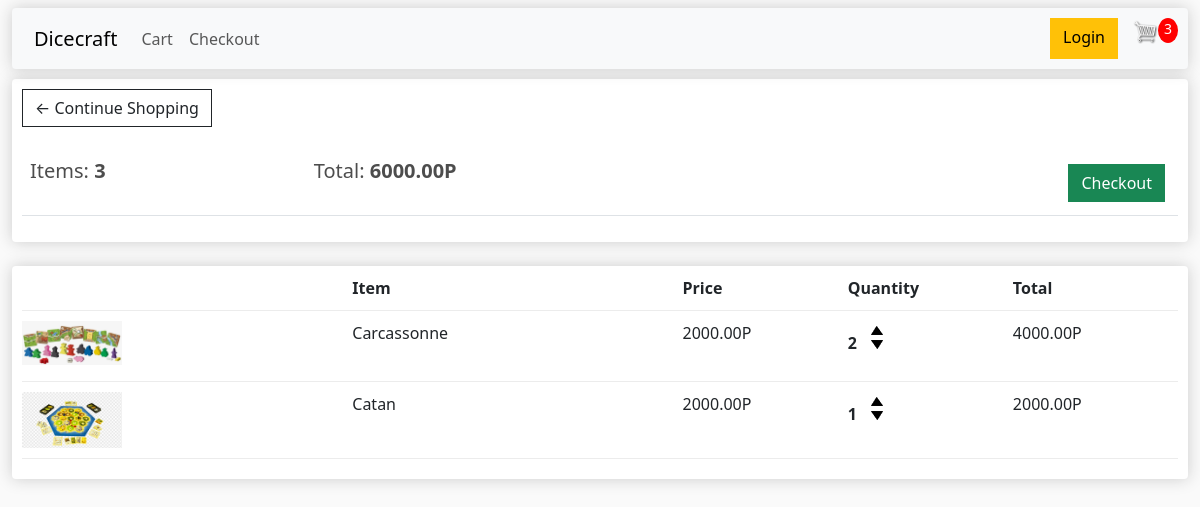
The app's page /cart/ (signed in), older data.
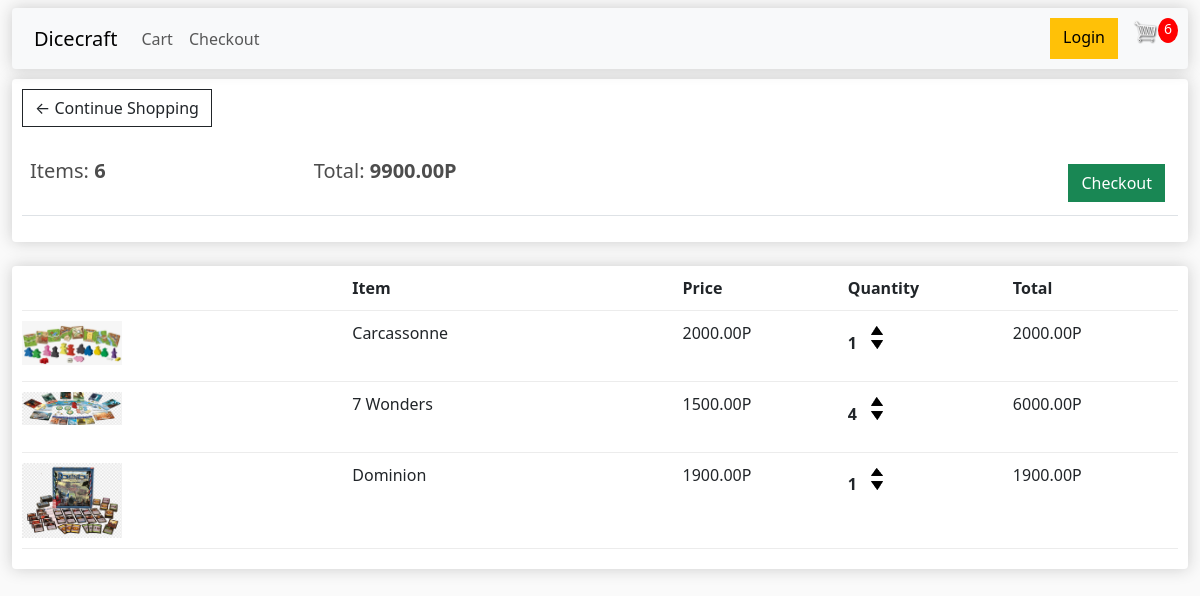
The same page, newer data.
### store/models.py (models this page shows, shortened)
class Order(models.Model):
    customer = models.ForeignKey(Customer, on_delete=models.SET_NULL, null=True, blank=True)
    date_ordered = models.DateTimeField(auto_now_add=True)
    complete = models.BooleanField(default=False)
    transaction_id = models.CharField(max_length=100, null=True)
    @property
    def get_cart_total(self):
        orderitems = self.orderitem_set.all()
        total = sum([item.get_total for item in orderitems])
        return total
    @property
    def get_cart_items(self):
        orderitems = self.orderitem_set.all()
        total = sum([item.quantity for item in orderitems])
        return total

class OrderItem(models.Model):
    product = models.ForeignKey(Product, on_delete=models.SET_NULL, null=True)
    order = models.ForeignKey(Order, on_delete=models.SET_NULL, null=True)
    quantity = models.IntegerField(default=0, null=True, blank=True)
    date_added = models.DateTimeField(auto_now_add=True)
    @property
    def get_total(self):
        total = self.product.price * self.quantity
        return total

class Product(models.Model):
    name = models.CharField(max_length=200)
    price = models.DecimalField(max_digits=7, decimal_places=2)
    digital = models.BooleanField(default=False, null=True, blank=True)
    description = models.CharField(max_length=400, default='123')
    image = models.ImageField(null=True, blank=True)
    @property
    def imageURL(self):
        try:
            url = self.image.url
        except:
            url = ''
        return url

### store/views.py (the view)
# urls.py: path('cart/', views.cart, name="cart"),
def cart(request):
    data = cartData(request)
    cartItems = data['cartItems']
    order = data['order']
    items = data['items']
    context = {'items': items, 'order': order, 'cartItems': cartItems}
    return render(request, 'store/cart.html', context)

### store/utils.py (called while the page is built)
def cartData(request):
    if request.user.is_authenticated:
        customer = request.user.customer
        order, created = Order.objects.get_or_create(customer=customer, complete=False)
        items = order.orderitem_set.all()
        cartItems = order.get_cart_items
    else:
        cookieData = cookieCart(request)
        cartItems = cookieData['cartItems']
        order = cookieData['order']
        items = cookieData['items']
    return {'items': items, 'order': order, 'cartItems': cartItems}

### store/templates/store/cart.html
{% extends 'store/main.html' %}
{% load static %}
{% block page_content %}
	<div class="row">
		<div class="col-lg-12">
			<div class="box-element">
				<a class="btn btn-outline-dark" href="http://127.0.0.1:8000/">&#x2190; Continue Shopping</a>
				<br>
				<br>
				<table class="table">
					<tr>
						<th><h5>Items: <strong>{{order.get_cart_items}}</strong></h5></th>
						<th><h5>Total: <strong>{{order.get_cart_total|floatformat:2}}P</strong></h5></th>
						<th>
							<a style="float: right; margin: 5px;" class="btn btn-success" href="http://127.0.0.1:8000/checkout">Checkout</a>
						</th>
					</tr>
				</table>
			</div>
			<br>
			<div class="box-element">
				<div class="cart-row">
					<div style="flex:2"></div>
					<div style="flex:2"><strong>Item</strong></div>
					<div style="flex:1"><strong>Price</strong></div>
					<div style="flex:1"><strong>Quantity</strong></div>
					<div style="flex:1"><strong>Total</strong></div>
				</div>
				{% for item in items%}
				<div class="cart-row">
					<div style="flex:2"><img class="row-image" src="{{item.product.imageURL}}"></div>
					<div style="flex:2"><p>{{item.product.name}}</p></div>
					<div style="flex:1"><p>{{item.product.price|floatformat:2}}P</p></div>
					<div style="flex:1">
						<p class="quantity">{{item.quantity}}</p>
						<div class="quantity">
							<img data-product="{{item.product.id}}" data-action="add" class="chg-quantity update-cart" src="{% static 'img/arrow-up.png' %}">
							<img data-product="{{item.product.id}}" data-action="remove" class="chg-quantity update-cart" src="{% static 'img/arrow-down.png' %}">
						</div>
					</div>
					<div style="flex:1"><p>{{item.get_total}}P</p></div>
				</div>
				{% endfor %}
			</div>
		</div>
	</div>
{% endblock page_content%}

### store/templates/store/main.html (shortened to what this page needs)
{% load static %}
<!doctype html>
<html lang="en">
   <head>
      <link href="https://cdn.jsdelivr.net/npm/bootstrap@5.3.0-alpha1/dist/css/bootstrap.min.css" rel="stylesheet">
      <link rel="stylesheet" type="text/css" href="{% static 'css/main.css'%}">
   </head>
   <body>
      <div class="container-fluid">
         <nav class="navbar navbar-expand-xl navbar-light bg-light">
            <div class="container-fluid">
               <a class="navbar-brand" href="http://127.0.0.1:8000/">Dicecraft</a>
               <div class="collapse navbar-collapse show" id="navbarDark">
                  <ul class="navbar-nav me-auto mb-2 mb-xl-0">
                     <li class="nav-item">
                        <a class="nav-link" href="http://127.0.0.1:8000/cart/">Cart</a>
                     </li>
                     <li class="nav-item">
                        <a class="nav-link" href="http://127.0.0.1:8000/checkout/">Checkout</a>
                     </li>
                  </ul>
               </div>
            </div>
            <div class="d-flex justify-content-end">
               <a href="#"class="btn btn-warning">Login</a>
               <a href="http://127.0.0.1:8000/cart/">
                  <img id="cart-icon" src="{% static 'img/cart.png' %}"></a>
                  <p id="cart-total">{{cartItems}}</p>
            </div>
         </nav>
      </div>
      <div class="container-fluid">
         <div>{% block page_content%}{% endblock page_content %}</div>
      </div>
   </body>
</html>

### static/css/main.css (style rules this page uses)
body { background-color: hsl(0, 0%, 98%); }
h1,h2,h3,h4,h5,h6 { color:hsl(0, 0%, 30%); }
.box-element { box-shadow:hsl(0, 0%, 80%) 0 0 16px; background-color: #fff; border-radius: 4px; padding: 10px; }
.navbar { box-shadow:hsl(0, 0%, 80%) 0 0 16px; background-color: #fff; border-radius: 4px; padding: 10px; }
#cart-icon { width:25px; display: inline-block; margin-left: 15px; }
#cart-total { display: block; text-align: center; color:#fff; background-color: red; width: 20px; height: 25px; border-radius: 50%; font-size: 14px; }
.col-lg-4, .col-lg-6, .col-lg-8, .col-lg-12 { margin-top: 10px; }
.btn { border-radius: 0; }
.row-image { width: 100px; }
.cart-row { display: flex; align-items: flex-stretch; padding-bottom: 10px; margin-bottom: 10px; border-bottom: 1px solid #ececec; }
.quantity { display: inline-block; font-weight: 700; padding-right:10px; }
.chg-quantity { width: 12px; cursor: pointer; display: block; margin-top: 5px; transition:.1s; }

Row changes from the older to the newer data that the page shows:
removed OrderItem: product.imageURL (picture), product.name "Catan", product.price "2000.00", quantity "1", get_total "2000.00"
changed through a linked row, Order: get_cart_items "3" → "6"; get_cart_total "6000.00" → "9900.00"
changed OrderItem "Carcassonne": quantity "2" → "1"; get_total "4000.00" → "2000.00"
added OrderItem: product.imageURL (picture), product.name "7 Wonders", product.price "1500.00", quantity "4", get_total "6000.00"
added OrderItem: product.imageURL (picture), product.name "Dominion", product.price "1900.00", quantity "1", get_total "1900.00"
Text that changed along with them:
{{ cartItems }}: "3" → "6"
